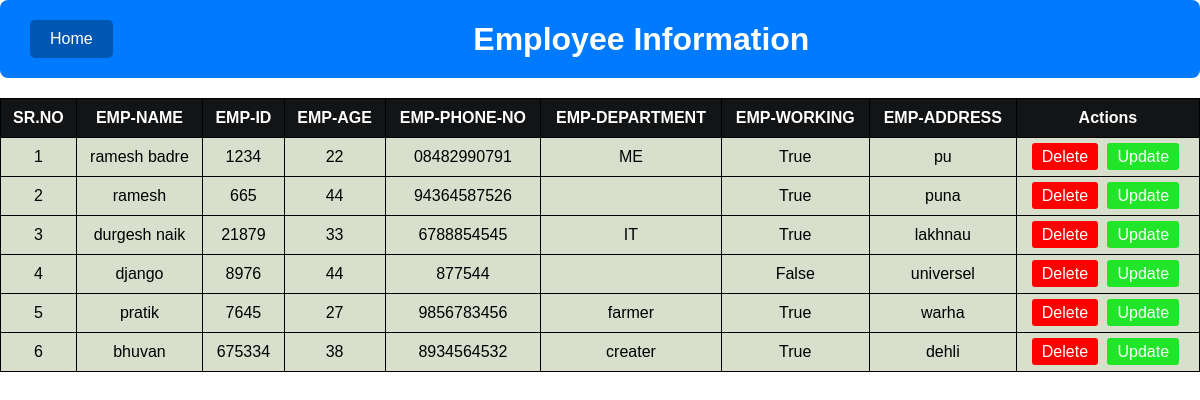
The page /emp/emp-view/ on the database its author committed.
### emp/models.py (models this page shows)
class Emp(models.Model):
    emp_name = models.CharField(max_length=200)
    emp_id = models.CharField(max_length=200)
    emp_age = models.CharField(max_length=10)
    emp_phone_no = models.CharField(max_length=10)
    emp_address = models.CharField(max_length=150)
    emp_working = models.BooleanField(default=True)
    emp_department = models.CharField(max_length=10)

### emp/views.py (the view)
# urls.py: path("emp-view/",emp_view),
def emp_view(request):
   emps=Emp.objects.all()
   return render(request,"emp_view.html",{'emps':emps})

### myapp/templates/emp_view.html (shortened to what this page needs)
<!DOCTYPE html>
<html lang="en">
<head>
</head>
<body>
    <header>
        <a href="/" class="home-button">Home</a>
        <h1>Employee Information</h1>
    </header>
    <table>
        <thead>
            <tr>
                <th>SR.NO</th>
                <th>EMP-NAME</th>
                <th>EMP-ID</th>
                <th>EMP-AGE</th>
                <th>EMP-PHONE-NO</th>
                <th>EMP-DEPARTMENT</th>
                <th>EMP-WORKING</th>
                <th>EMP-ADDRESS</th>
                <th>Actions</th>
            </tr>
        </thead>
        <tbody>
            {% for e in emps %}
            <tr align="center">
                <td>{{forloop.counter}}</td>
                <td>{{e.emp_name}}</td>
                <td>{{e.emp_id}}</td>
                <td>{{e.emp_age}}</td>
                <td>{{e.emp_phone_no}}</td>
                <td>{{e.emp_department}}</td>
                <td>{{e.emp_working}}</td>
                <td>{{e.emp_address}}</td>
                <td class="action-buttons">
                    <a href="/emp/delete-emp/{{e.id}}">Delete</a>
                    <a href="/emp/update-emp/{{e.id}}">Update</a>
                </td>
            </tr>
            {% endfor %}
        </tbody>
    </table>
</body>
</html>

### myapp/templates/emp_view.html (style rules this page uses)
body { font-family: Arial, sans-serif; background-color: none; margin: 0; padding: 0; }
header { background-color: #007BFF; color: white; display: flex; align-items: center; justify-content: space-between; padding: 20px 30px; border-radius: 8px; }
h1 { margin: 0; flex-grow: 1; text-align: center; }
.home-button { padding: 10px 20px; font-size: 16px; background-color: #0056b3; color: white; border: none; border-radius: 5px; text-decoration: none; }
table { width: 100%; border-collapse: collapse; margin: 20px 0; background-color: #48691336; color: black; }
th, td { border: 1px solid black; padding: 10px; text-align: center; }
th { background-color: #131415; color:white; }
.action-buttons a { margin-right: 5px; padding: 5px 10px; text-decoration: none; border-radius: 3px; }
.action-buttons a:first-child { background-color: red; color: white; }
.action-buttons a:last-child { background-color: #21e528; color: white; }

### rows shown on the page
Emp: emp_name "ramesh badre", emp_id "1234", emp_age "22", emp_phone_no "08482990791", emp_department "ME", emp_working "True", emp_address "pu"
Emp: emp_name "ramesh", emp_id "665", emp_age "44", emp_phone_no "94364587526", emp_working "True", emp_address "puna"
Emp: emp_name "durgesh naik", emp_id "21879", emp_age "33", emp_phone_no "6788854545", emp_department "IT", emp_working "True", emp_address "lakhnau"
Emp: emp_name "django", emp_id "8976", emp_age "44", emp_phone_no "877544", emp_working "False", emp_address "universel"
Emp: emp_name "pratik", emp_id "7645", emp_age "27", emp_phone_no "9856783456", emp_department "farmer", emp_working "True", emp_address "warha"
Emp: emp_name "bhuvan", emp_id "675334", emp_age "38", emp_phone_no "8934564532", emp_department "creater", emp_working "True", emp_address "dehli"
